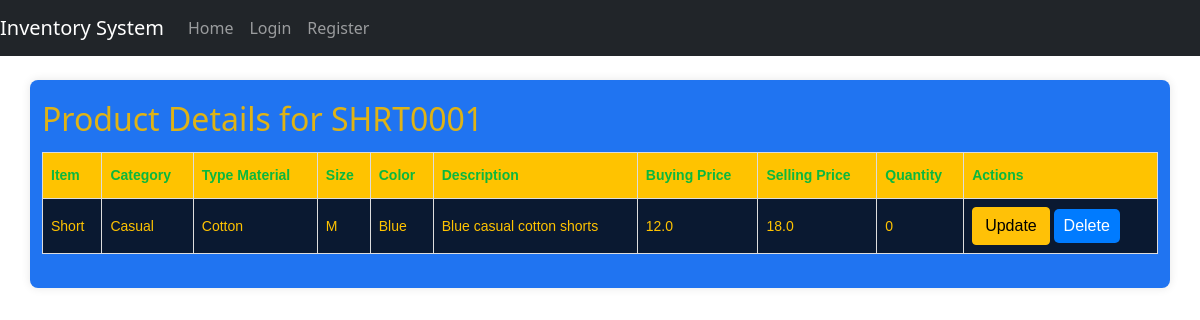
/product_details/SHRT0001, run on the app's committed database.
### STORE/models.py (models this page shows, shortened)
class Product(db.Model):
    id = db.Column(db.Integer, primary_key=True)
    pre = db.Column(db.String(10), nullable=False)
    code = db.Column(db.String(20), nullable=False, unique=True)
    item = db.Column(db.String(50), nullable=False)
    category = db.Column(db.String(50), nullable=False)
    type_material = db.Column(db.String(50), nullable=False)
    size = db.Column(db.String(10), nullable=False)
    color = db.Column(db.String(20), nullable=False)
    description = db.Column(db.String(255), nullable=True)
    buying_price = db.Column(db.Float, nullable=False)
    selling_price = db.Column(db.Float, nullable=False)
    quantity = db.Column(db.Integer, nullable=False)

### STORE/routes.py (the view)
@bp.route('/product_details/<string:code>')
def stock_details(code):
    products = Product.query.filter(Product.code.like(code + '%')).all()
    if not products:
        flash(f'No products found for product code {code}', 'danger')
    return render_template('product_details.html', products=products, product_code=code)

### STORE/templates/product_details.html (shortened to what this page needs)
{% extends "base.html" %}
{% block content %}
<div class="row">
    <div class="col">
        <h2>Product Details for {{ product_code }}</h2>
        <table>
            <thead>
                <tr>
                    <th>Item</th>
                    <th>Category</th>
                    <th>Type Material</th>
                    <th>Size</th>
                    <th>Color</th>
                    <th>Description</th>
                    <th>Buying Price</th>
                    <th>Selling Price</th>
                    <th>Quantity</th>
                    <th>Actions</th>
                </tr>
            </thead>
            <tbody>
                {% if products %}
                    {% for item in products %}
                    <tr>
                        <td>{{ item.item }}</td>
                        <td>{{ item.category }}</td>
                        <td>{{ item.type_material }}</td>
                        <td>{{ item.size }}</td>
                        <td>{{ item.color }}</td>
                        <td>{{ item.description }}</td>
                        <td>{{ item.buying_price }}</td>
                        <td>{{ item.selling_price }}</td>
                        <td>{{ item.quantity }}</td>
                        <td>
                            <a href="{{ url_for('update_product', code=item.code) }}" class="btn btn-warning">Update</a>
                            <form action="{{ url_for('delete_product', code=item.code) }}" method="post" style="display:inline;">
                                <button type="submit" class="btn btn-danger">Delete</button>
                            </form>
                        </td>
                    </tr>
                    {% endfor %}
                {% else %}
                    <tr>
                        <td colspan="10">No products found for {{ product_code }}</td>
                    </tr>
                {% endif %}
            </tbody>
        </table>
    </div>
</div>
{% endblock %}

### STORE/static/css/theme.css (style rules this page uses)
body { font-family: 'Arial', sans-serif; background-color: #FFC300; color: #1a3b70; margin: 0; padding: 0; height: 100vh; }
a { color: #0A1931; }
table { width: 100%; border-collapse: collapse; margin: 1em 0; font-family: Arial, sans-serif; font-size: 14px; background-color: #0A1931; color: #FFC300; }
table thead th { background-color: #FFC300; color: #0ab83e; }
table th, table td { border: 1px solid #ddd; padding: 8px; text-align: left; }
table th { padding-top: 12px; padding-bottom: 12px; text-align: left; }

### STORE/static/css/custom_table.css (style rules this page uses)
form { margin-bottom: 20px; }
button[type="submit"] { padding: 5px 10px; border-radius: 5px; background-color: #007bff; color: #fff; border: none; cursor: pointer; }
table { width: 100%; border-collapse: collapse; }
th, td { border: 1px solid #ccc; padding: 8px; text-align: left; }
th { background-color: #f2f2f2; }

### data on the page
Product: code "SHRT0001", item "Short", category "Casual", type_material "Cotton", size "M", color "Blue", description "Blue casual cotton shorts", buying_price "12.0", selling_price "18.0", quantity "0"
